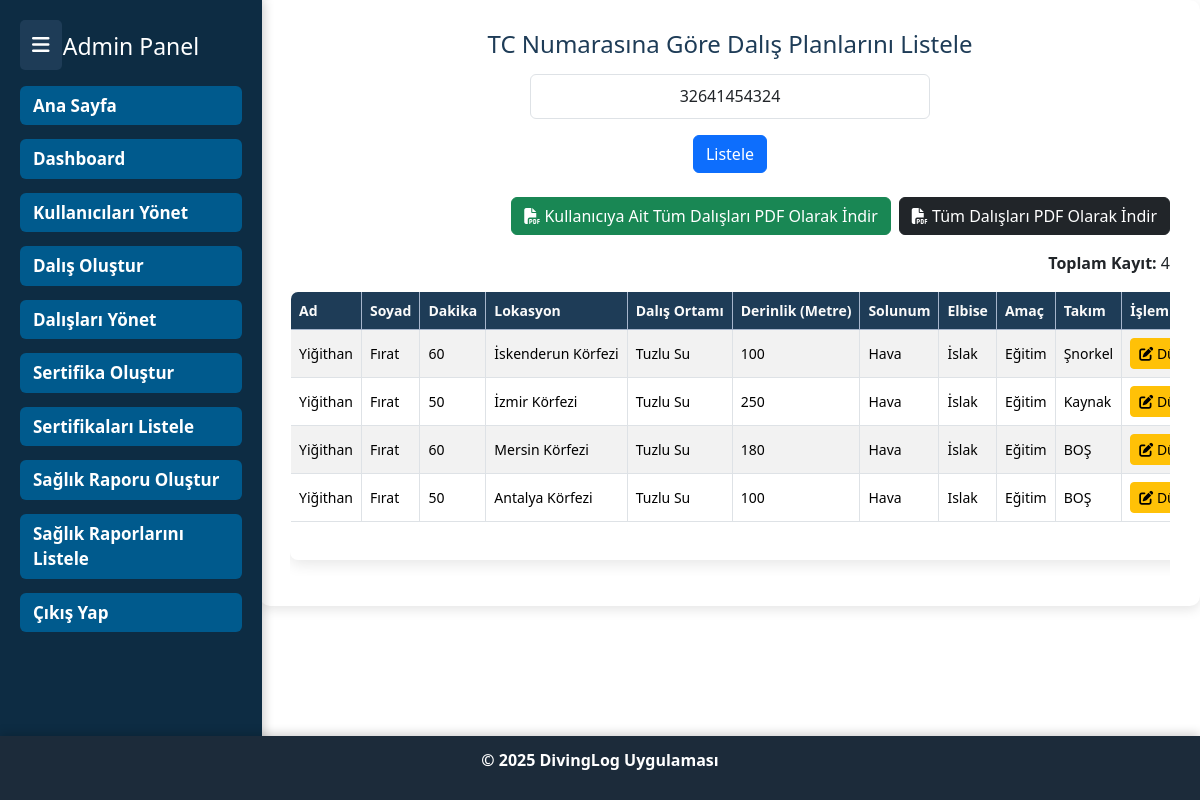
/admin/manage_diving.php?tcno=32641454324, run on the app's committed database.
### tables this page shows
CREATE TABLE `diving_plans` (
  `id` int(11) NOT NULL,
  `tcno` varchar(11) NOT NULL,
  `start_time` time DEFAULT NULL,
  `end_time` time DEFAULT NULL,
  `bottom_time` varchar(10) DEFAULT NULL,
  `avg_depth` varchar(10) DEFAULT NULL,
  `max_depth` varchar(10) DEFAULT NULL,
  `temperature` varchar(10) DEFAULT NULL,
  `minutes` varchar(10) DEFAULT NULL,
  `diving_location` varchar(255) DEFAULT NULL,
  `water_type` varchar(50) DEFAULT NULL,
  `depth_feet` varchar(10) DEFAULT NULL,
  `depth_meter` varchar(10) DEFAULT NULL,
  `respiration` varchar(50) DEFAULT NULL,
  `clothing` varchar(50) DEFAULT NULL,
  `diving_purpose` varchar(255) DEFAULT NULL,
  `tools` varchar(255) DEFAULT NULL,
  `tools_devices` varchar(100) DEFAULT NULL,
  `supervisor` varchar(100) DEFAULT NULL,
  `created_at` timestamp NOT NULL DEFAULT current_timestamp()
);

CREATE TABLE `users` (
  `id` int(11) NOT NULL,
  `ad` varchar(100) NOT NULL,
  `soyad` varchar(100) NOT NULL,
  `dogum_tarihi` date NOT NULL,
  `milliyet` varchar(50) NOT NULL,
  `adres` text NOT NULL,
  `kaza_haber_kişi_ad_soyad` varchar(100) DEFAULT NULL,
  `telefon` varchar(15) NOT NULL,
  `created_at` timestamp NOT NULL DEFAULT current_timestamp(),
  `sifre` varchar(255) NOT NULL,
  `tcno` varchar(11) DEFAULT NULL,
  `login` int(2) NOT NULL DEFAULT 0,
  `email` varchar(255) NOT NULL,
  `reset_token` varchar(64) DEFAULT NULL,
  `token_expiry` datetime DEFAULT NULL,
  `admin` int(2) NOT NULL DEFAULT 0,
  `fotograf` varchar(255) DEFAULT NULL
);

### src/admin/manage_diving.php (the view, shortened to what this page needs)
<?php
include('../../config.php');
$limit = 25;
$page = isset($_GET['page']) && is_numeric($_GET['page']) ? (int)$_GET['page'] : 1;
$offset = ($page - 1) * $limit;
$tcFilter = '';
$result = false;
$totalRecords = 0;
if ($_SERVER['REQUEST_METHOD'] === 'GET' && isset($_GET['tcno'])) {
    $tcFilter = trim($_GET['tcno']);
    $countStmt = $mysqlB->prepare("SELECT COUNT(*) FROM diving_plans WHERE tcno = ?");
    $countStmt->bind_param('s', $tcFilter);
    $countStmt->execute();
    $countStmt->bind_result($totalRecords);
    $stmt = $mysqlB->prepare("
        SELECT diving_plans.*, users.ad, users.soyad
        FROM diving_plans
        LEFT JOIN users ON diving_plans.tcno = users.tcno
        WHERE diving_plans.tcno = ?
        ORDER BY diving_plans.created_at DESC
        LIMIT ? OFFSET ?
    ");
    $stmt->bind_param('sii', $tcFilter, $limit, $offset);
    $stmt->execute();
    $result = $stmt->get_result();
}
?>
<!DOCTYPE html>
<html lang="tr">
<head>
    <link rel="stylesheet" href="../CSS/manage_diving.css" />
    <link href="https://cdn.jsdelivr.net/npm/bootstrap@5.3.2/dist/css/bootstrap.min.css" rel="stylesheet" />
    <link rel="stylesheet" href="https://cdnjs.cloudflare.com/ajax/libs/font-awesome/6.5.0/css/all.min.css" />
</head>
<body>
    <div class="menu-toggle" onclick="toggleSidebar()">
        <i class="fas fa-bars"></i>
    </div>
    <div class="sidebar">
        <h2>Admin Panel</h2>
        <ul>
            <li><a href="../index.php">Ana Sayfa</a></li>
            <li><a href="dashboard.php">Dashboard</a></li>
            <li><a href="manage_users.php">Kullanıcıları Yönet</a></li>
            <li><a href="diving.php">Dalış Oluştur</a></li>
            <li><a href="manage_diving.php">Dalışları Yönet</a></li>
            <li><a href="certificate.php">Sertifika Oluştur</a></li>
            <li><a href="certificate_list.php">Sertifikaları Listele</a></li>
            <li><a href="health_inspection.php">Sağlık Raporu Oluştur</a></li>
            <li><a href="health_inspection_list.php">Sağlık Raporlarını Listele</a></li>
            <li><a href="../users/exit.php">Çıkış Yap</a></li>
        </ul>
    </div>
<div class="main-content">
    <h2>TC Numarasına Göre Dalış Planlarını Listele</h2>
    <form method="GET" class="d-flex flex-column align-items-center gap-3 mb-4">
        <input
            type="text" name="tcno"
            class="form-control"
            style="max-width: 400px; height: 45px; text-align: center;"
            placeholder="TC Kimlik No"
            value="<?= htmlspecialchars($tcFilter) ?>"
            required />
        <button type="submit" class="btn btn-primary">Listele</button>
    </form>
    <?php if ($result && $result->num_rows > 0): ?>
        <div class="d-flex justify-content-end mb-3 gap-2">
            <a href="export_user_all_diving_plan_pdf.php?tcno=<?= urlencode($tcFilter) ?>" target="_blank" class="btn btn-success">
                <i class="fa-solid fa-file-pdf"></i> Kullanıcıya Ait Tüm Dalışları PDF Olarak İndir
            </a>
            <a href="export_all_diving_plans_pdf.php" target="_blank" class="btn btn-dark">
                <i class="fa-solid fa-file-pdf"></i> Tüm Dalışları PDF Olarak İndir
            </a>
        </div>
    <?php endif; ?>
    <?php if ($result && $result->num_rows > 0): ?>
        <p class="text-end"><strong>Toplam Kayıt:</strong> <?= $totalRecords ?></p>
        <div class="table-responsive">
            <table class="table table-striped table-bordered align-middle text-nowrap">
                <thead class="table-primary">
                    <tr>
                        <th>Ad</th>
                        <th>Soyad</th>
                        <th>Dakika</th>
                        <th>Lokasyon</th>
                        <th>Dalış Ortamı</th>
                        <th>Derinlik (Metre)</th>
                        <th>Solunum</th>
                        <th>Elbise</th>
                        <th>Amaç</th>
                        <th>Takım</th>
                        <th>İşlem</th>
                    </tr>
                </thead>
                <tbody>
                    <?php while ($row = $result->fetch_assoc()): ?>
                        <tr>
                            <td><?= htmlspecialchars($row['ad']) ?></td>
                            <td><?= htmlspecialchars($row['soyad']) ?></td>
                            <td><?= htmlspecialchars($row['minutes']) ?></td>
                            <td><?= htmlspecialchars($row['diving_location']) ?></td>
                            <td><?= htmlspecialchars($row['water_type']) ?></td>
                            <td><?= htmlspecialchars($row['depth_meter']) ?></td>
                            <td><?= htmlspecialchars($row['respiration']) ?></td>
                            <td><?= htmlspecialchars($row['clothing']) ?></td>
                            <td><?= htmlspecialchars($row['diving_purpose']) ?></td>
                            <td><?= htmlspecialchars($row['tools']) ?></td>
                            <td>
                                <div class="d-flex gap-2 flex-wrap">
                                    <a href="edit_diving_plan.php?id=<?= urlencode($row['id']) ?>" class="btn btn-warning btn-sm">
                                        <i class="fas fa-edit"></i> Düzenle
                                    </a>
                                </div>
                            </td>
                        </tr>
                    <?php endwhile; ?>
                </tbody>
                <tfoot>
                    <tr>
                        <td colspan="17" class="text-end fw-bold">
                        </td>
                    </tr>
                </tfoot>
            </table>
        </div>
    <?php elseif (isset($_GET['tcno'])): ?>
        <div class="alert alert-danger text-center">
            Belirtilen TC numarasına ait dalış planı bulunamadı.
        </div>
    <?php endif; ?>
</div>
<footer>
    <p>&copy; 2025 DivingLog Uygulaması</p>
</footer>
</body>
</html>

### src/CSS/manage_diving.css (style rules this page uses)
body { font-family: 'Arial', sans-serif; background-color: #1e3c58; margin: 0; padding: 0; }
html, body { height: 100%; }
.sidebar { position: fixed; top: 0; left: 0; width: 262px; height: 100vh; background-color: #0d2c43; padding: 20px; box-shadow: 2px 0 10px rgba(0,0,0,0.2); }
.sidebar h2 { color: #ffffff; font-size: 23px; text-align: center; margin-bottom: 25px; margin-top: 13px; }
.sidebar ul { list-style: none; padding: 0; }
.sidebar ul li { margin-bottom: 14px; }
.sidebar ul li a { text-decoration: none; color: #fff; font-weight: bold; display: block; padding: 7px 13px; border-radius: 6px; background-color: #005a8d; transition: background-color 0.3s ease; font-size: 17px; }
.main-content { margin-left: 260px; padding: 30px; width: calc(100% - 260px); background-color: white; border-radius: 10px; box-shadow: 0 4px 12px rgba(0, 0, 0, 0.1); }
.main-content h2 { text-align: center; font-size: 24px; color: #1e3c57; margin-bottom: 15px; margin-top: 0; }
.table-responsive { overflow-x: unset; max-width: 100%; }
table { width: 100%; word-wrap: break-word; border-collapse: separate; border-spacing: 0; background-color: #fff; box-shadow: 0 4px 15px rgba(0, 0, 0, 0.1); color: #1e3c57; border: 1px solid #000000; border-radius: 8px; overflow: hidden; }
thead { position: sticky; top: 0; z-index: 1; }
thead tr { background-color: #1e3c57; color: #fafafa; }
thead th { background-color: #1e3c57 !important; color: #fafafa !important; padding: 12px 15px; border-bottom: none; white-space: nowrap; font-size: 14px; }
th, td { padding: 10px 15px; border-bottom: 1px solid #dee2e6; text-align: left; white-space: nowrap; vertical-align: middle; font-size: 14px; }
tbody tr { background-color: #fff; transition: background-color 0.3s ease; }
.btn-sm { padding: 4px 8px; font-size: 13px; min-width: 80px; }
.d-flex.gap-2.flex-wrap { display: flex !important; flex-wrap: nowrap !important; gap: 8px !important; justify-content: flex-start; align-items: center; }
.form-control { border: 1px solid #ced4da; border-radius: 4px; padding: 6px 10px; height: 38px; font-size: 14px; }
.btn-primary { background-color: #1e3c57; border-color: #1e3c57; height: 38px; padding: 0 15px; font-size: 14px; }
footer { background-color: #1c2b3a; color: #ffffff; text-align: center; font-weight: bold; padding: 12px 0; width: 100%; position: fixed; left: 0; bottom: 0; z-index: 999; box-shadow: 0 -2px 10px rgba(0, 0, 0, 0.2); }
footer p { font-weight: bolder; }
.menu-toggle { position: fixed; top: 20px; left: 20px; z-index: 999; background-color: #1e3c57; padding: 10px 12px; border-radius: 5px; cursor: pointer; color: white; font-size: 20px; transition: background 0.3s ease; }
.sidebar { transition: transform 0.3s ease; }

### data on the page
diving_plans: users.ad "Yiğithan", users.soyad "Fırat", minutes "60", diving_location "İskenderun Körfezi", water_type "Tuzlu Su", depth_meter "100", respiration "Hava", clothing "İslak", diving_purpose "Eğitim", tools "Şnorkel"
diving_plans: users.ad "Yiğithan", users.soyad "Fırat", minutes "50", diving_location "İzmir Körfezi", water_type "Tuzlu Su", depth_meter "250", respiration "Hava", clothing "İslak", diving_purpose "Eğitim", tools "Kaynak"
diving_plans: users.ad "Yiğithan", users.soyad "Fırat", minutes "60", diving_location "Mersin Körfezi", water_type "Tuzlu Su", depth_meter "180", respiration "Hava", clothing "İslak", diving_purpose "Eğitim", tools "BOŞ"
diving_plans: users.ad "Yiğithan", users.soyad "Fırat", minutes "50", diving_location "Antalya Körfezi", water_type "Tuzlu Su", depth_meter "100", respiration "Hava", clothing "Islak", diving_purpose "Eğitim", tools "BOŞ"

### other printed values
$totalRecords "4"
